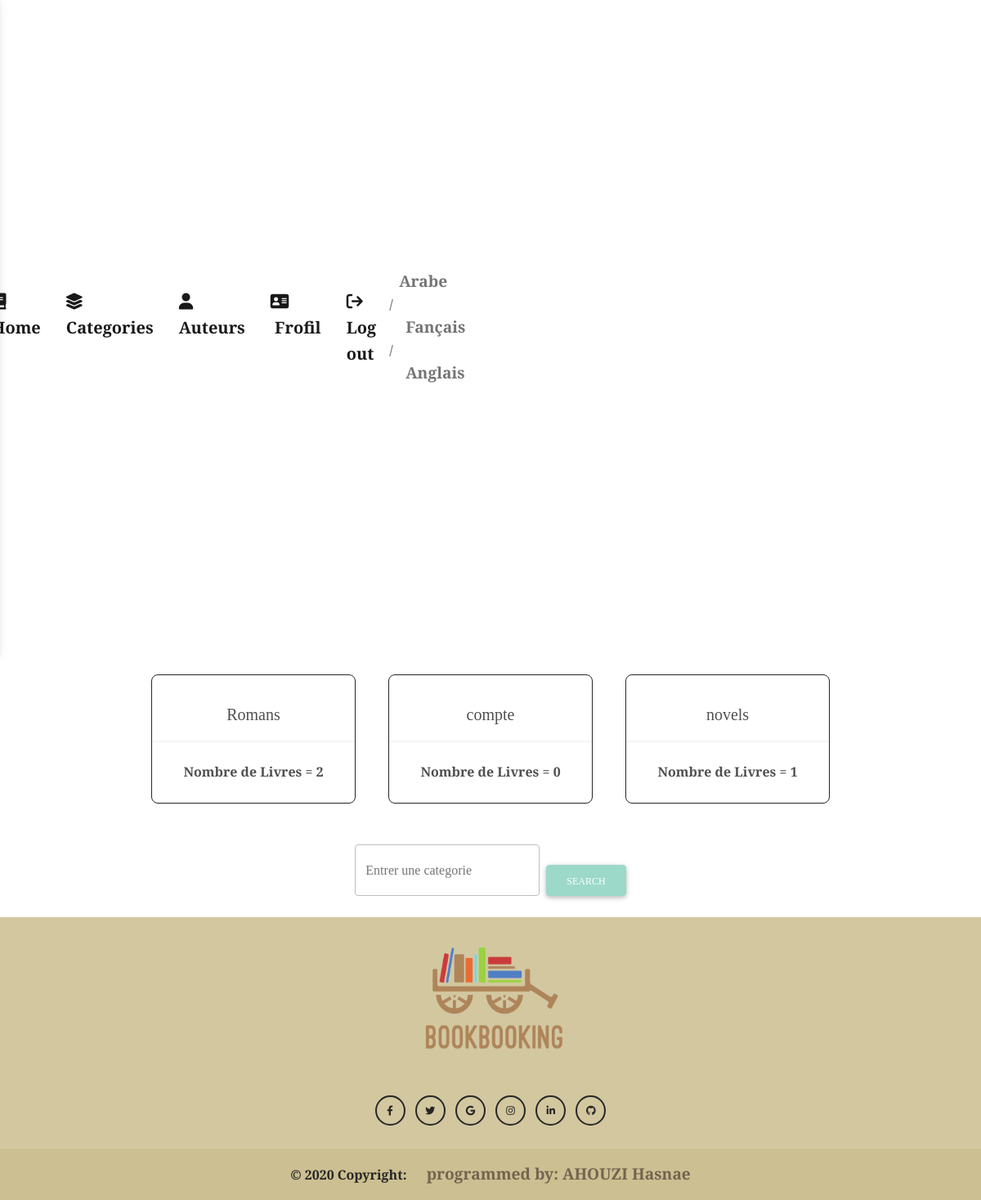
The app's page /category.php with its own data.
### tables this page shows
CREATE TABLE `categorie` (
  `Id_Catégorie` int(11) NOT NULL,
  `Libelle_Catégorie` varchar(11) NOT NULL
);

### category.php (the view, shortened to what this page needs)
<?php
include 'route.php';
include $tpm . 'connect.php';
include $tpl . 'header.inc';
?>
<div style="display: flex; flex-direction: column;
    flex-wrap: wrap;     justify-content: center;
    align-items: center;">
    <div style="display: flex; flex-direction: row;
    flex-wrap: wrap;     justify-content: center;
    align-items: center; margin: 5px;">
        <?php
        $reqq = mysqli_query($con, "SELECT * FROM categorie ORDER BY Id_Catégorie ASC");
        if (mysqli_num_rows($reqq) > 0) {
            while ($roww = mysqli_fetch_array($reqq)) {
        ?>
                <div class="cards">
                    <div class="card text-center border border-dark shadow-0 ">
                        <div class="card-header">
                            <h5><br>
                                <?php echo $roww["Libelle_Catégorie"]; ?>
                            </h5>
                        </div>
                        <div class="card-body">
                            <p class="card-text">
                                <?php
                                $ctg = $roww["Id_Catégorie"];
                                $query =  "SELECT * FROM livre WHERE Id_Catégorie = $ctg";
                                $result = mysqli_query($con, $query);
                                if (mysqli_num_rows($result) > 0) {
                                    $nbr = mysqli_num_rows($result);  ?>
                                    Nombre de Livres =
                                <?php echo $nbr;
                                } else { ?>
                                    Nombre de Livres = 0
                                <?php } ?>
                            </p>
                        </div>
                    </div>
                </div>
        <?php }
        }
        ?>
    </div>
    <div>
        <br />
        <form class="d-flex" action="category.php" method="post" autocomplete="off">
            <input class="form-control me-2" type="text" placeholder="Entrer une categorie" name="valueToSearch" style="width: 70%" />
            <input class="btn btn-dark" type="submit" value="Search" name="Search" />
        </form>
        <br>
    </div>
</div>
<?php
include $tpl . 'footer.inc';
?>

### admin/css/admin.css (style rules this page uses)
* { margin: 0; padding: 0; box-sizing: border-box; font-family: 'Alegreya', serif; font-weight: bold; }
body { min-height: 100vh; background-color: #fff; }
img { height: 165px; width: 195px; }
a { font-size: larger; font-weight: bold; margin-left: 20px; }
.navbar { width: 280px; height: 100vh; position: fixed; margin-left: -280px; background-color: #9CD9C8; transition: 0.4s; }
.nav-link { font-size: 1.25em; margin-left: 15px; color: #487367; }
input { padding: 5px; border: 1px solid #999; outline: 0; margin-top: 2px; }
input[type="submit"] { margin-top: 25px; background-color: #9CD9C8; border: 1px solid #9CD9C8; cursor: pointer; color: #fff; text-transform: uppercase; }

### css.css (style rules this page uses)
body { margin: 0; padding: 0; box-sizing: border-box; font-family: 'Alegreya', serif; font-weight: bold; background-color: #e3f2fd; }
.card { margin: 20px; width: 250px; height: auto; }
nav { z-index: 4; }

### records on screen
categorie: Libelle_Catégorie "Romans", nbr "2"
categorie: Libelle_Catégorie "compte", shows "Nombre de Livres = 0"
categorie: Libelle_Catégorie "novels", nbr "1"
